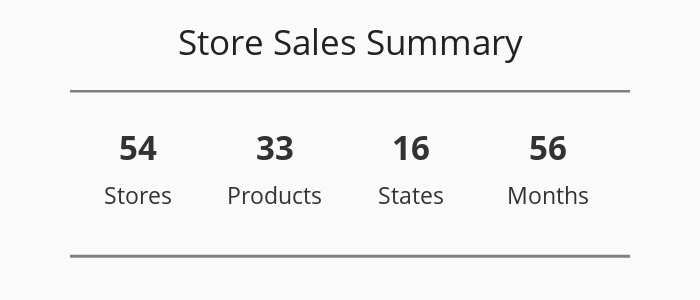

Source (notebook cell):
### Code cell
#dataset summary
fig=go.Figure()
fig.add_trace(go.Scatter(
    x=[0, 1, 2, 3],
    y=[1.6, 1.6, 1.6, 1.6],
    mode="text", 
    text=["<span style='font-size:33px'><b>54</b></span>", 
          "<span style='font-size:33px'><b>33</b></span>",
          "<span style='font-size:33px'><b>16</b></span>",
          "<span style='font-size:33px'><b>56</b></span>"],
    textposition="bottom center"
))
fig.add_trace(go.Scatter(
    x=[0, 1, 2, 3],
    y=[1.1, 1.1, 1.1, 1.1],
    mode="text", 
    text=["Stores", "Products", "States", "Months"],
    textposition="bottom center"
))
fig.add_hline(y=2.2, line_width=5, line_color='gray')
fig.add_hline(y=0.3, line_width=3, line_color='gray')
fig.update_yaxes(visible=False)
fig.update_xaxes(visible=False)
fig.update_layout(showlegend=False, height=300, width=700, 
                  title='Store Sales Summary', title_x=0.5, title_y=0.9,
                  xaxis_range=[-0.5,3.6], yaxis_range=[-0.2,2.2],
                  plot_bgcolor='#fafafa', paper_bgcolor='#fafafa',
                  font=dict(size=23, color='#323232'),
                  title_font=dict(size=35, color='#222'),
                  margin=dict(t=90,l=70,b=0,r=70), 
    )

### Figure 1 — Plotly figure (JSON) as saved in the notebook; plotly's stock layout.template omitted (floating-point values rounded to 4 significant figures)
{"data": [{"mode": "text", "text": ["<span style='font-size:33px'><b>54</b></span>", "<span style='font-size:33px'><b>33</b></span>", "<span style='font-size:33px'><b>16</b></span>", "<span style='font-size:33px'><b>56</b></span>"], "textposition": "bottom center", "type": "scatter", "x": [0, 1, 2, 3], "y": [1.6, 1.6, 1.6, 1.6]}, {"mode": "text", "text": ["Stores", "Products", "States", "Months"], "textposition": "bottom center", "type": "scatter", "x": [0, 1, 2, 3], "y": [1.1, 1.1, 1.1, 1.1]}], "layout": {"font": {"color": "#323232", "size": 23}, "height": 300, "margin": {"b": 0, "l": 70, "r": 70, "t": 90}, "paper_bgcolor": "#fafafa", "plot_bgcolor": "#fafafa", "shapes": [{"line": {"color": "gray", "width": 5}, "type": "line", "x0": 0, "x1": 1, "xref": "x domain", "y0": 2.2, "y1": 2.2, "yref": "y"}, {"line": {"color": "gray", "width": 3}, "type": "line", "x0": 0, "x1": 1, "xref": "x domain", "y0": 0.3, "y1": 0.3, "yref": "y"}], "showlegend": false, "title": {"font": {"color": "#222", "size": 35}, "text": "Store Sales Summary", "x": 0.5, "y": 0.9}, "width": 700, "xaxis": {"range": [-0.5, 3.6], "visible": false}, "yaxis": {"range": [-0.2, 2.2], "visible": false}}}
